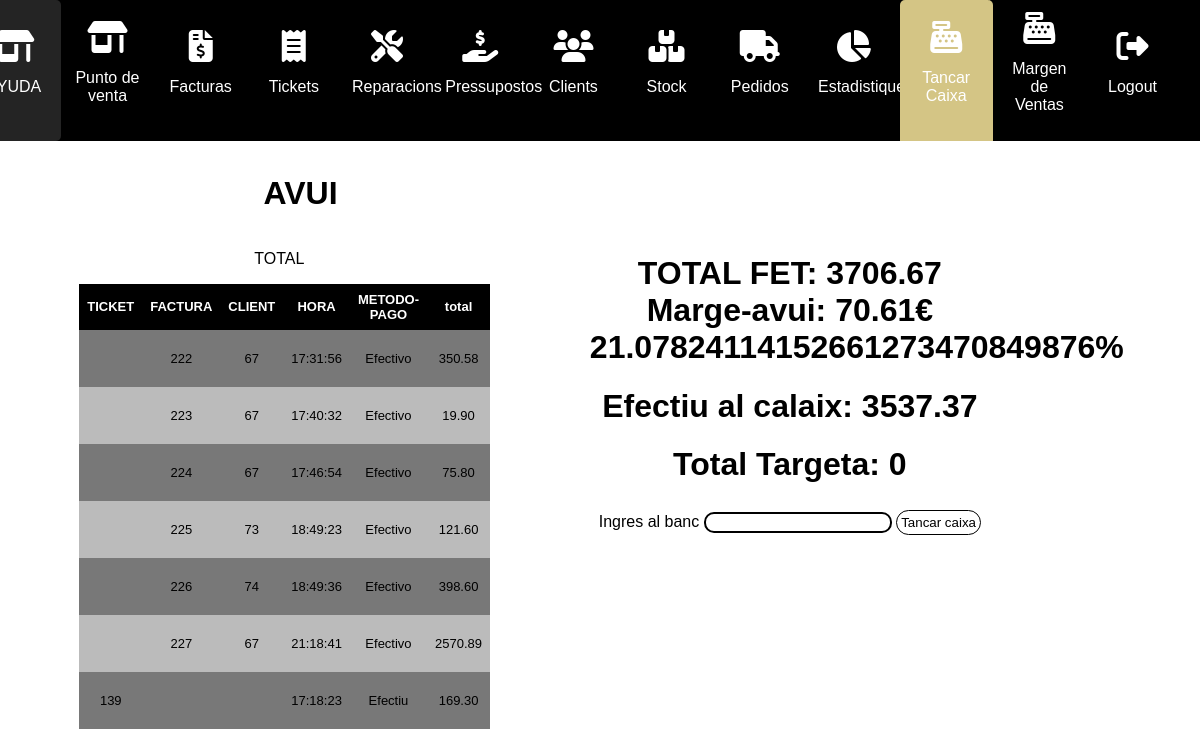
The app's page /hoy/ (signed in) with its own data.
### myapp/models.py (models this page shows)
class Facturas(models.Model):
    numero= models.IntegerField(default=1)
    persona_id=models.IntegerField()
    date=models.DateTimeField()
    METODO_PAGO_CHOICES = [
        ('Efectivo', 'Efectivo'),
        ('Targeta', 'Tarjeta'),
    ]
    metodo_pago = models.CharField(max_length=20, choices=METODO_PAGO_CHOICES, default='Efectivo')
    total= models.DecimalField(max_digits=9999999, decimal_places=2)
    abono=models.CharField(max_length=10, default=" ")
    procedencia=models.CharField(max_length=30, default=" ")
    taula_id_procedencia=models.IntegerField(default=0)

class Ticket(models.Model):
    numero = models.IntegerField(default=1)
    date = models.DateTimeField()
    METODO_PAGO_CHOICES = [
        ('Efectiu', 'Efectiu'),
        ('Targeta', 'Tarjeta'),
        ("Transferencia","Transferencia"),
        ("Chec bancari","Chec bancari"),
        ("Domiciliacio","Domiciliacio")
    ]
    metodo_pago = models.CharField(max_length=50, choices=METODO_PAGO_CHOICES, default='Efectiu')
    total = models.DecimalField(max_digits=9999999, decimal_places=2, validators=[validate_not_zero])
    abono=models.IntegerField(null=True)

### myapp/views.py (the view)
# urls.py: path("hoy/", views.hoy, name="hoy"),
@login_required
def hoy(request):
    avui = datetime.now().date()  # Obtén la fecha de hoy
    factures = Facturas.objects.filter(date__date=avui)  # Filtra las facturas por la fecha actual
    tickets=Ticket.objects.filter(date__date=avui)
    cost=0
    preu=0
    total=0
    preu_efectiu=0
    preu_targeta=0
    for factura in factures:
        productes_factura = ProductoEnFactura.objects.filter(factura_id=factura.id)
        for producte in productes_factura:
            cost += producte.preu_distribuidor
            preu += producte.preu_venut
        if factura.metodo_pago=="Efectivo":
            preu_efectiu+=factura.total
        elif factura.metodo_pago=="Targeta":
            preu_targeta+=factura.total
    for ticket in tickets:
        productes_ticket = ProductoEnTicket.objects.filter(ticket_id=ticket.id)
        for producte in productes_ticket:
            cost += producte.preu_distribuidor
            preu += producte.preu_venut
        if ticket.metodo_pago=="Efectivo":
            preu_efectiu+=ticket.total
        elif ticket.metodo_pago=="Targeta":
            preu_targeta+=ticket.total
    if preu != 0:  # Evita divisió per zero
        marge=preu-cost
        marge_benefici = ((preu - cost) / preu) * 100
    else:
        marge = 0
        marge_benefici = 0
    print(factures)
    return render(request, "hoy.html", {'factures': factures,'tickets':tickets,'total':total,'marge':marge,'marge_benefici':marge_benefici,'preu_efectiu':preu_efectiu,'preu_targeta':preu_targeta})

### myapp/templates/hoy.html (shortened to what this page needs)
{% extends "layouts/base.html" %}
{% block content %}
<!DOCTYPE html>
<html lang="en">
<head>
</head>
<body>
<div class="main-content">
    <div class="products-section">
        <h1>AVUI</h1>
        <div id="espai">
       <div id="esquerra">
        <table style="font-size:13px;" >
            <p>TOTAL</p>
            <thead>
                <tr>
                    <th>TICKET</th>
                    <th>FACTURA</th>
                    <th>CLIENT</th>
                    <TH>HORA</th>
                    <TH>METODO-PAGO</th>
                    <th>total</th>
                </tr>
            </thead>
            <tbody>
                {% for factura in factures %}
                <tr>
                    <td></td>
                    <td><p>{{factura.id}}</p></td>
                    <td><p>{{factura.persona_id}}</p></td>
                    <td><p>{{factura.date|date:"H:i:s"}}</p></td>
                    <td><p>{{factura.metodo_pago}}</p></td>
                    <td><p id="total">{{factura.total}}</p></td>
                </tr>
                {% endfor %}
                {% for ticket in tickets %}
                <tr>
                    <td><p>{{ticket.id}}</p></td>
                    <td></td>
                    <td></td>
                    <td><p>{{ticket.date|date:"H:i:s"}}</p></td>
                    <td><p>{{ticket.metodo_pago}}</p></td>
                    <td><p id="total">{{ticket.total}}</p></td>
                </tr>
                {% endfor %}
            </tbody>
        </table>
    </div>
    <div id="dreta">
        <h1>TOTAL FET: <span id="total_avui"></span> <br> Marge-avui: {{marge}}€ <br>{{marge_benefici}}%</h1>
        <h1> Efectiu al calaix: {{preu_efectiu}} </h1>
        <h1> Total Targeta: {{preu_targeta}} </h1>
        <label>Ingres al banc</label>
        <input id="ingressar_banc" type="text"></input>
        <button onclick="Tancar_Caixa('{{total}}','{{marge}}','{{preu_efectiu}}','{{preu_targeta}}')">Tancar caixa </button>
    </div>
</div>
</body>
</html>
{% endblock %}

### myapp/static/styles/main.css (style rules this page uses)
body { margin: 0; padding: 0; font-family: Arial, sans-serif; background: rgba(255, 255, 255, 0.499); color: #000000; }
.main-content { padding: 2%; overflow: hidden; margin-top:130px; }
.products-section { float: left; width: 48%; margin-right: 2%; }
table { width: auto; border-collapse: collapse; }
table th, table td { text-align: center; padding: 8px; }
table th { background-color: #000000; color: #ffffff; text-align: center; }
tr:nth-child(even) { background-color: #bbbbbb; }
tr:nth-child(odd) { background-color: #787878; }
input { border-radius: 10px; -webkit-border-radius: 10px; -moz-border-radius: 10px; -ms-border-radius: 10px; -o-border-radius: 10px; text-decoration: none; display: inline-block; border: 2px black solid; padding-left: 5px; }
body { color: #000000; text-align:center; }
button { display: inline-block; border: none; border-radius: 50px; border: 1px solid black; background:white; padding:1%; margin-top:5px; }

### myapp/templates/hoy.html (style rules this page uses)
#espai { display: flex; justify-content: space-between; width: 100%; }
#esquerra { flex: 2; margin-left:10%; min-width:400px;; }
#dreta { min-width:400px; margin-left:20%; }

### records on screen
Facturas: id "222", persona_id "67", date "17:31:56", metodo_pago "Efectivo", total "350.58"
Facturas: id "223", persona_id "67", date "17:40:32", metodo_pago "Efectivo", total "19.90"
Facturas: id "224", persona_id "67", date "17:46:54", metodo_pago "Efectivo", total "75.80"
Facturas: id "225", persona_id "73", date "18:49:23", metodo_pago "Efectivo", total "121.60"
Facturas: id "226", persona_id "74", date "18:49:36", metodo_pago "Efectivo", total "398.60"
Facturas: id "227", persona_id "67", date "21:18:41", metodo_pago "Efectivo", total "2570.89"
Ticket: id "139", date "17:18:23", metodo_pago "Efectiu", total "169.30"

### other values on screen
{{ marge }} "70.61"
{{ marge_benefici }} "21.07824114152661273470849876"
{{ preu_efectiu }} "3537.37"
{{ preu_targeta }} "0"
